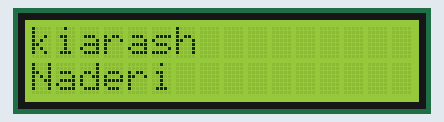
Bench run of a sketch on a simulated Arduino Uno, built with avr-gcc and run on an emulated ATmega328P. On the bench: 16×2 character LCD.

Above: at 0.1 s.
At 4.6 s:
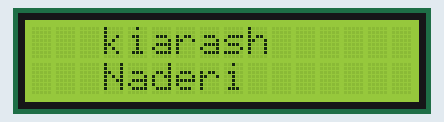
At 7.6 s:
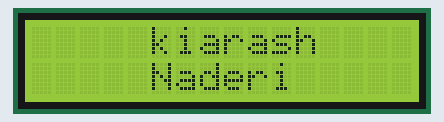
At 10.6 s:
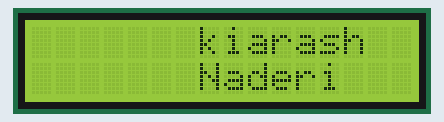
At 16.6 s:
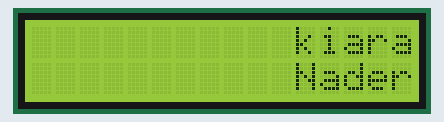
At 22.6 s:
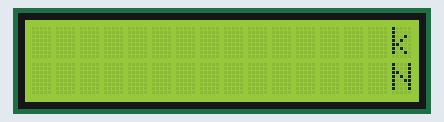

The sketch:

lcd_name_family.ino
```cpp
#include <LiquidCrystal.h>
LiquidCrystal lcd(0, 1, 8, 9, 10, 11); // پیکربندی ال سی دی

void setup()
{
lcd.begin(16, 2);
}
void loop()
{
lcd.setCursor(0, 0);
lcd.print("kiarash");
lcd.setCursor(0, 1);
lcd.print("Naderi");
delay(1500);
lcd.scrollDisplayRight();


}
```

Measured:
- what the display in image 1 shows lasts 1.5 s, from 4.6 s to 6.1 s
